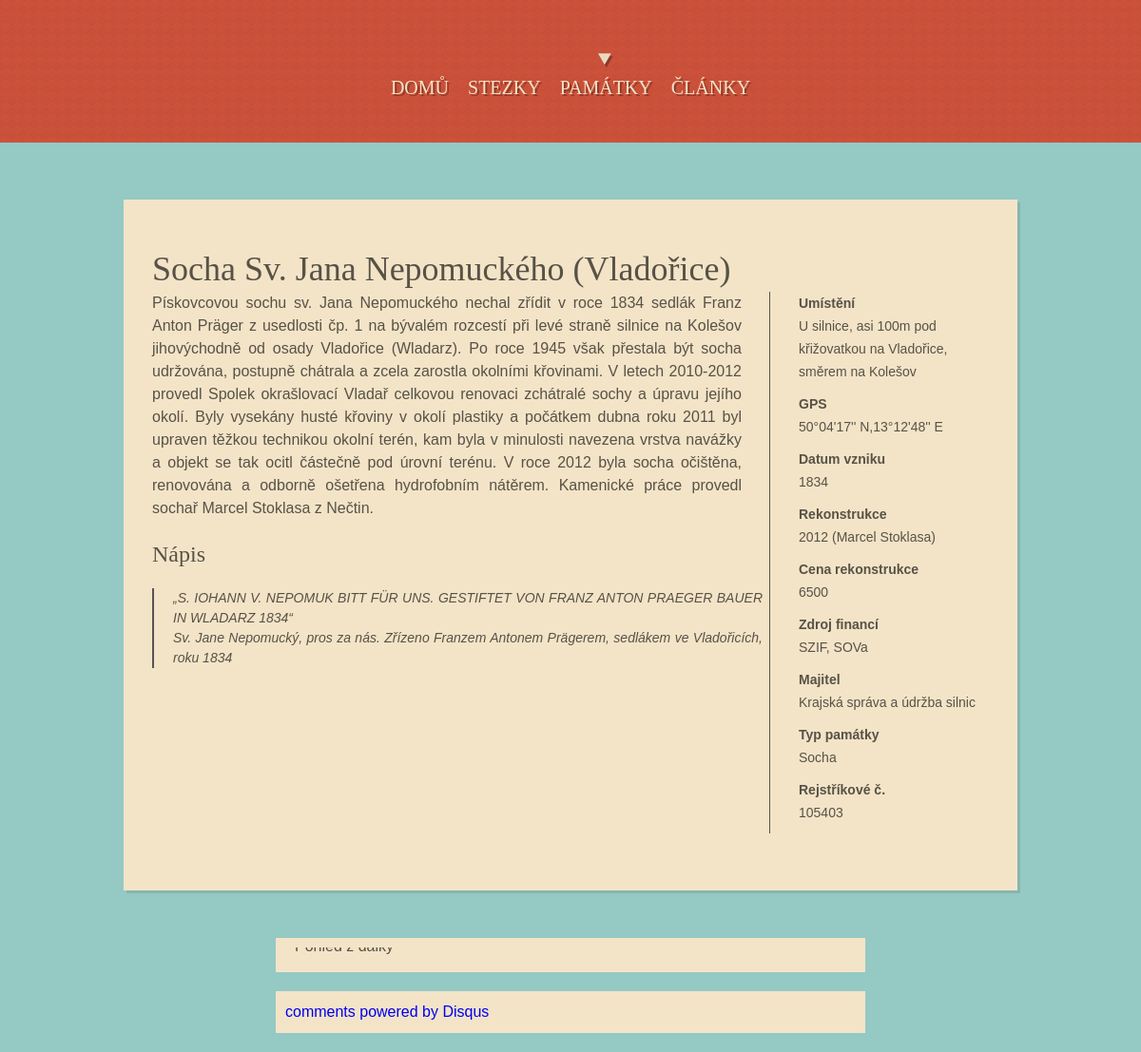
The page /relic/view/socha-sv-jana-nepomuckeho-vladorice on the database its author committed.
### relic/models.py (models this page shows, shortened)
class Relic(models.Model):
    title = models.CharField(max_length=100, unique=True, verbose_name="Název")
    place = models.CharField(max_length=100, blank=True, verbose_name="Umístění")
    gps = models.CharField(max_length=50, blank=True, verbose_name="GPS")
    date_of_build = models.CharField(max_length=20, null=True, verbose_name="Datum vzniku", blank=True)
    reconstruction = models.CharField(max_length=200, null=True, verbose_name="Rekonstrukce", blank=True)
    price_of_rec = models.IntegerField(verbose_name="Cena rekonstrukce", null=True, blank=True)
    source_of_finance = models.CharField(max_length=30, blank=True, verbose_name="Zdroj financí")
    owner = models.CharField(max_length=40, blank=True, verbose_name="Vlastník")
    type_of_r = models.CharField(max_length=8, choices=types_choice, blank=True, null=True, verbose_name="Typ památky")
    sign = models.TextField(null=True, blank=True, verbose_name="Nápis")
    body = models.TextField(verbose_name="Popis")
    katalog_numb = models.CharField(max_length=30, blank=True, verbose_name="Rejstříkové č.")
    series_num = models.IntegerField(blank=True, null=True, verbose_name="Pořadová číslo")
    w_ssr = models.BooleanField(default=False, verbose_name="Stezka sovy Rozárky")
    w_kc = models.BooleanField(default=False, verbose_name="Křížková cesta")
    w_czp = models.BooleanField(default=False, verbose_name="Cesta za pověstí")
    pic = ThumbnailerImageField(upload_to=get_name_file, null=True, blank=True, verbose_name="Titulní foto")
    pic2 = ThumbnailerImageField(upload_to=get_name_file, null=True, blank=True)
    picd_2 = models.CharField(max_length=100, null=True, blank=True, verbose_name="Popis")
    pic3 = ThumbnailerImageField(upload_to=get_name_file, null=True, blank=True)
    picd_3 = models.CharField(max_length=100, null=True, blank=True, verbose_name="Popis")
    pic4 = ThumbnailerImageField(upload_to=get_name_file, null=True, blank=True)
    picd_4 = models.CharField(max_length=100, null=True, blank=True, verbose_name="Popis")
    pic5 = ThumbnailerImageField(upload_to=get_name_file, null=True, blank=True)
    picd_5 = models.CharField(max_length=100, null=True, blank=True, verbose_name="Popis")
    pic6 = ThumbnailerImageField(upload_to=get_name_file, null=True, blank=True)
    picd_6 = models.CharField(max_length=100, null=True, blank=True, verbose_name="Popis")
    pic7 = ThumbnailerImageField(upload_to=get_name_file, null=True, blank=True)
    picd_7 = models.CharField(max_length=100, null=True, blank=True, verbose_name="Popis")
    pic8 = ThumbnailerImageField(upload_to=get_name_file, null=True, blank=True)
    picd_8 = models.CharField(max_length=100, null=True, blank=True, verbose_name="Popis")
    posted = models.DateField(db_index=True, auto_now_add=True)
    slug = models.SlugField(max_length=100, unique=True, verbose_name="Nechat")

### relic/views.py (the view)
def view_relic(request, slug):
    context = { 'relic': get_object_or_404(Relic, slug=slug),
                'pics': get_all_pics(get_object_or_404(Relic, slug=slug)),
                'dam': get_day_and_month(get_object_or_404(Relic, slug=slug)),
               }
    return render(request, 'view_relic.html', context)

### cont_proces.py (called while the page is built)
def extra_context(request):
    extras = {}
    extras["ALL_RELICS"] = Relic.objects.all().order_by("-title")
    return(extras)

### relic/views.py (called while the page is built)
def get_all_pics(relic):
    vysl = []
    for att in dir(relic):
        if str(att).find("pic") != -1 and str(att).find("picd_") == -1 and len(att) != 3:
            pic = getattr(relic, att)
            if getattr(relic, "picd_{0}".format(att[-1])) and pic and pic != "":
                vysl.append([pic, getattr(relic, "picd_{0}".format(att[-1]))])
            elif  pic != "":
                vysl.append([pic, ""])
    return(vysl)

def get_day_and_month(relic):
    a = relic.posted
    mes = ""
    if a.month == 1: mes = "Leden"
    elif a.month == 2: mes = "Únor"
    elif a.month == 3: mes = "Březen"
    elif a.month == 4: mes = "Duben"
    elif a.month == 5: mes = "Květen"
    elif a.month == 6: mes = "Červen"
    elif a.month == 7: mes = "Červenec"
    elif a.month == 8: mes = "Srpen"
    elif a.month == 9: mes = "Září"
    elif a.month == 10: mes = "Říjen"
    elif a.month == 11: mes = "Listopad"
    elif a.month == 12: mes = "Prosinec"
    else: mes = "nic"
    return(a.day, mes)

### relic/templates/view_relic.html (shortened to what this page needs)
{% extends 'base.html' %}
{% block current_item4 %}class="current-menu-item" {% endblock %}
{% block content %}
{% load thumbnail %}
<div class="page-content portfolio-content">
    <div class="entry-content cf">
        <h2 class="caption">{{ relic.title }}</h2>
        <div class="project-content">
            {{relic.body|safe}}
         {% if relic.sign != "" %}
         <h4 class="caption">Nápis</h4>
           <span class="pullquote-left">{{ relic.sign|safe }}</span>
         {% endif %}
        </div>
        <div class="project-info">
            {% if relic.place != "" %}
            <p><strong>Umístění</strong>{{relic.place|safe}}</p>
            {% endif %}
            {% if relic.gps != "" %}
            <p><strong>GPS</strong>{{ relic.gps }}</p>
            {% endif %}
            {% if relic.date_od_build != "" %}
            <p><strong>Datum vzniku</strong>{{ relic.date_of_build }}</p>
            {% endif %}
            {% if relic.reconstruction != "" %}
            <p><strong>Rekonstrukce</strong>{{ relic.reconstruction }}</p>
            {% endif %}
            {% if relic.price_of_rec != None %}
            <p><strong>Cena rekonstrukce</strong>{{ relic.price_of_rec }}</p>
            {% endif %}
            {% if relic.source_of_finance != "" %}
            <p><strong>Zdroj financí</strong>{{ relic.source_of_finance }}</p>
            {% endif %}
            {% if relic.owner != "" %}
            <p><strong>Majitel</strong>{{ relic.owner }}</p>
            {% endif %}
            {% if relic.type_of_r != "" %}
            <p><strong>Typ památky</strong>{{ relic.type_of_r }}</p>
            {% endif %}
            {% if relic.katalog_numb != "" %}
            <p><strong>Rejstříkové č. </strong>{{ relic.katalog_numb }}</p>
            {% endif %}
        </div>
        </div>
    </div>
</div>
{% if pics %}
<div class="slider-wrapper theme-default">
    <div id="slider-project" class="nivoSlider">
        {% for pic, desc in pics %}
        {% if desc != "" %}
        <a href="{{ pic.url }}">
        </a>
        {% endif %}
        {% endfor %}
        {% else %}
        <p>There are no pics</p>
        {% endif %}
    </div>
</div>
<div class="slider-wrapper theme-default">
    <a href="http://disqus.com" class="dsq-brlink">comments powered by <span class="logo-disqus">Disqus</span></a>
</div>
{% endblock %}

### sfiles/central/css/nivo-slider.css (style rules this page uses)
.nivoSlider { position: relative; width: 100%; height: auto; overflow: hidden; }
.nivoSlider a.nivo-imageLink { position: absolute; top: 0px; left: 0px; width: 100%; height: 100%; border: 0; padding: 0; margin: 0; z-index: 6; display: none; }
.theme-default { padding: 10px; background: #f3e4c8; margin-bottom: 20px; max-height: 600px; max-width: 600px; display: block; margin-left: auto; margin-right: auto; }
.theme-default .nivoSlider { position: relative; background: #f3e4c8 url(../img/loading.gif) no-repeat 50% 50%; }
.theme-default .nivoSlider a { border: 0; display: block; }

### sfiles/central/css/style.css (style rules this page uses)
.cf:after, .cf:before { content: ""; display: table; }
.cf:after { clear: both; }
.cf { zoom: 1; }
body { font-family: Helvetica, Arial, sans-serif; font-size: 16px; line-height: 1.5em; background: #95c9c3 url(../img/grunge.png) repeat-x center 150px; }
body a { text-decoration: none; -webkit-transition: all 0.3s ease; -moz-transition: all 0.3s ease; -o-transition: all 0.3s ease; transition: all 0.3s ease; }
body p { margin-bottom: 21px; }
#main h1, #main h2, #main h3, #main h4, #main h5, #main h6 { font-family: mensch; line-height: 1.3em; }
h2 { font-size: 36px; }
h4 { font-size: 24px; }
.page-content { position: relative; background: #f3e4c8; color: #585246; padding: 50px 30px 60px 30px; box-shadow: 3px 3px 0 0 rgba(0, 0, 0, 0.1); }
.portfolio-content { margin-bottom: 40px; }
.portfolio-content .project-content { float: left; width: 620px; text-align: justify; }
.portfolio-content .project-info { float: right; width: 200px; font-size: 14px; padding-left: 30px; border-left: 1px solid #585246; }
.portfolio-content .project-info p { margin-bottom: 10px; }
.portfolio-content .project-info strong { font-weight: bold; display: block; }
.entry-content strong { font-weight: bold; }

### sfiles/central/css/elements.css (style rules this page uses)
.pullquote-right, .pullquote-left { border-left: #555555 2px solid; float: right; font-size: 14px; line-height: 1.5em; margin: 20px 0px 20px 20px; width: 100%; font-style: italic; }
.pullquote-left { float: left; margin: 20px 20px 20px 0px; padding: 0 0 0 20px; }

### rows shown on the page
Relic: title "Socha Sv. Jana Nepomuckého (Vladořice)", body "Pískovcovou sochu sv. Jana Nepomuckého nechal zřídit v roce 1834 sedlák Franz Anton Präger z usedlosti čp. 1 na bývalém rozcestí při levé straně silnice na Kolešov jihovýchodně od osady Vladořice (Wladarz). Po roce 1945 však přestala být socha udržována, postupně chátrala a zcela zarostla okolními křovinami. V letech 2010-2012 provedl Spolek okrašlovací Vladař celkovou renovaci zchátralé sochy a úpravu jejího okolí. Byly vysekány husté křoviny v okolí plastiky a počátkem dubna roku 2011 byl upraven těžkou technikou okolní terén, kam byla v minulosti navezena vrstva navážky a objekt se tak ocitl částečně pod úrovní terénu. V roce 2012 byla socha očištěna, renovována a odborně ošetřena…", sign "„S. IOHANN V. NEPOMUK BITT FÜR UNS. GESTIFTET VON FRANZ ANTON PRAEGER BAUER IN WLADARZ 1834“ Sv. Jane Nepomucký, pros za nás. Zřízeno Franzem Antonem Prägerem, sedlákem ve Vladořicích, roku 1834", place "U silnice, asi 100m pod křižovatkou na Vladořice, směrem na Kolešov", gps "50°04'17'' N,13°12'48'' E", date_of_build "1834", reconstruction "2012 (Marcel Stoklasa)", price_of_rec "6500", source_of_finance "SZIF, SOVa", owner "Krajská správa a údržba silnic", type_of_r "Socha", katalog_numb "105403"
